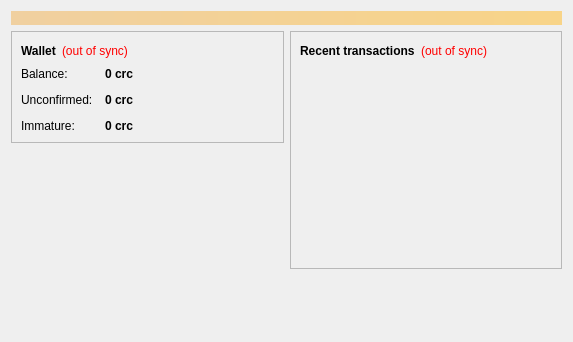
<?xml version="1.0" encoding="UTF-8"?>
<ui version="4.0">
 <class>OverviewPage</class>
 <widget class="QWidget" name="OverviewPage">
  <property name="geometry">
   <rect>
    <x>0</x>
    <y>0</y>
    <width>573</width>
    <height>342</height>
   </rect>
  </property>
  <property name="windowTitle">
   <string>Form</string>
  </property>
  <layout class="QVBoxLayout" name="topLayout">
   <item>
    <widget class="QLabel" name="labelAlerts">
     <property name="visible">
      <bool>false</bool>
     </property>
     <property name="styleSheet">
      <string notr="true">background-color: qlineargradient(x1: 0, y1: 0, x2: 1, y2: 0, stop:0 #F0D0A0, stop:1 #F8D488); color:#000000;</string>
     </property>
     <property name="wordWrap">
      <bool>true</bool>
     </property>
     <property name="margin">
      <number>3</number>
     </property>
    </widget>
   </item>
   <item>
    <layout class="QHBoxLayout" name="horizontalLayout" stretch="1,1">
     <item>
      <layout class="QVBoxLayout" name="verticalLayout_2">
       <item>
        <widget class="QFrame" name="frame">
         <property name="frameShape">
          <enum>QFrame::StyledPanel</enum>
         </property>
         <property name="frameShadow">
          <enum>QFrame::Raised</enum>
         </property>
         <layout class="QVBoxLayout" name="verticalLayout_4">
          <item>
           <layout class="QHBoxLayout" name="horizontalLayout_4">
            <item>
             <widget class="QLabel" name="label_5">
              <property name="font">
               <font>
                <weight>75</weight>
                <bold>true</bold>
               </font>
              </property>
              <property name="text">
               <string>Wallet</string>
              </property>
             </widget>
            </item>
            <item>
             <widget class="QLabel" name="labelWalletStatus">
              <property name="toolTip">
               <string>The displayed information may be out of date. Your wallet automatically synchronizes with the Creocoin network after a connection is established, but this process has not completed yet.</string>
              </property>
              <property name="styleSheet">
               <string notr="true">QLabel { color: red; }</string>
              </property>
              <property name="text">
               <string notr="true">(out of sync)</string>
              </property>
              <property name="alignment">
               <set>Qt::AlignLeading|Qt::AlignLeft|Qt::AlignVCenter</set>
              </property>
             </widget>
            </item>
            <item>
             <spacer name="horizontalSpacer_2">
              <property name="orientation">
               <enum>Qt::Horizontal</enum>
              </property>
              <property name="sizeHint" stdset="0">
               <size>
                <width>40</width>
                <height>20</height>
               </size>
              </property>
             </spacer>
            </item>
           </layout>
          </item>
          <item>
           <layout class="QFormLayout" name="formLayout_2">
            <property name="fieldGrowthPolicy">
             <enum>QFormLayout::AllNonFixedFieldsGrow</enum>
            </property>
            <property name="horizontalSpacing">
             <number>12</number>
            </property>
            <property name="verticalSpacing">
             <number>12</number>
            </property>
            <item row="0" column="0">
             <widget class="QLabel" name="label">
              <property name="text">
               <string>Balance:</string>
              </property>
             </widget>
            </item>
            <item row="0" column="1">
             <widget class="QLabel" name="labelBalance">
              <property name="font">
               <font>
                <weight>75</weight>
                <bold>true</bold>
               </font>
              </property>
              <property name="cursor">
               <cursorShape>IBeamCursor</cursorShape>
              </property>
              <property name="toolTip">
               <string>Your current balance</string>
              </property>
              <property name="text">
               <string notr="true">0 crc</string>
              </property>
              <property name="textInteractionFlags">
               <set>Qt::LinksAccessibleByMouse|Qt::TextSelectableByKeyboard|Qt::TextSelectableByMouse</set>
              </property>
             </widget>
            </item>
            <item row="1" column="0">
             <widget class="QLabel" name="label_3">
              <property name="text">
               <string>Unconfirmed:</string>
              </property>
             </widget>
            </item>
            <item row="1" column="1">
             <widget class="QLabel" name="labelUnconfirmed">
              <property name="font">
               <font>
                <weight>75</weight>
                <bold>true</bold>
               </font>
              </property>
              <property name="cursor">
               <cursorShape>IBeamCursor</cursorShape>
              </property>
              <property name="toolTip">
               <string>Total of transactions that have yet to be confirmed, and do not yet count toward the current balance</string>
              </property>
              <property name="text">
               <string notr="true">0 crc</string>
              </property>
              <property name="textInteractionFlags">
               <set>Qt::LinksAccessibleByMouse|Qt::TextSelectableByKeyboard|Qt::TextSelectableByMouse</set>
              </property>
             </widget>
            </item>
            <item row="2" column="0">
             <widget class="QLabel" name="labelImmatureText">
              <property name="text">
               <string>Immature:</string>
              </property>
             </widget>
            </item>
            <item row="2" column="1">
             <widget class="QLabel" name="labelImmature">
              <property name="font">
               <font>
                <weight>75</weight>
                <bold>true</bold>
               </font>
              </property>
              <property name="toolTip">
               <string>Mined balance that has not yet matured</string>
              </property>
              <property name="text">
               <string notr="true">0 crc</string>
              </property>
              <property name="textInteractionFlags">
               <set>Qt::LinksAccessibleByMouse|Qt::TextSelectableByKeyboard|Qt::TextSelectableByMouse</set>
              </property>
             </widget>
            </item>
           </layout>
          </item>
         </layout>
        </widget>
       </item>
       <item>
        <spacer name="verticalSpacer">
         <property name="orientation">
          <enum>Qt::Vertical</enum>
         </property>
         <property name="sizeHint" stdset="0">
          <size>
           <width>20</width>
           <height>40</height>
          </size>
         </property>
        </spacer>
       </item>
      </layout>
     </item>
     <item>
      <layout class="QVBoxLayout" name="verticalLayout_3">
       <item>
        <widget class="QFrame" name="frame_2">
         <property name="frameShape">
          <enum>QFrame::StyledPanel</enum>
         </property>
         <property name="frameShadow">
          <enum>QFrame::Raised</enum>
         </property>
         <layout class="QVBoxLayout" name="verticalLayout">
          <item>
           <layout class="QHBoxLayout" name="horizontalLayout_2">
            <item>
             <widget class="QLabel" name="label_4">
              <property name="text">
               <string>&lt;b&gt;Recent transactions&lt;/b&gt;</string>
              </property>
             </widget>
            </item>
            <item>
             <widget class="QLabel" name="labelTransactionsStatus">
              <property name="toolTip">
               <string>The displayed information may be out of date. Your wallet automatically synchronizes with the Creocoin network after a connection is established, but this process has not completed yet.</string>
              </property>
              <property name="styleSheet">
               <string notr="true">QLabel { color: red; }</string>
              </property>
              <property name="text">
               <string notr="true">(out of sync)</string>
              </property>
              <property name="alignment">
               <set>Qt::AlignRight|Qt::AlignTrailing|Qt::AlignVCenter</set>
              </property>
             </widget>
            </item>
            <item>
             <spacer name="horizontalSpacer">
              <property name="orientation">
               <enum>Qt::Horizontal</enum>
              </property>
              <property name="sizeHint" stdset="0">
               <size>
                <width>40</width>
                <height>20</height>
               </size>
              </property>
             </spacer>
            </item>
           </layout>
          </item>
          <item>
           <widget class="QListView" name="listTransactions">
            <property name="styleSheet">
             <string notr="true">QListView { background: transparent; }</string>
            </property>
            <property name="frameShape">
             <enum>QFrame::NoFrame</enum>
            </property>
            <property name="verticalScrollBarPolicy">
             <enum>Qt::ScrollBarAlwaysOff</enum>
            </property>
            <property name="horizontalScrollBarPolicy">
             <enum>Qt::ScrollBarAlwaysOff</enum>
            </property>
            <property name="selectionMode">
             <enum>QAbstractItemView::NoSelection</enum>
            </property>
           </widget>
          </item>
         </layout>
        </widget>
       </item>
       <item>
        <spacer name="verticalSpacer_2">
         <property name="orientation">
          <enum>Qt::Vertical</enum>
         </property>
         <property name="sizeHint" stdset="0">
          <size>
           <width>20</width>
           <height>40</height>
          </size>
         </property>
        </spacer>
       </item>
      </layout>
     </item>
    </layout>
   </item>
  </layout>
 </widget>
 <resources/>
 <connections/>
</ui>
